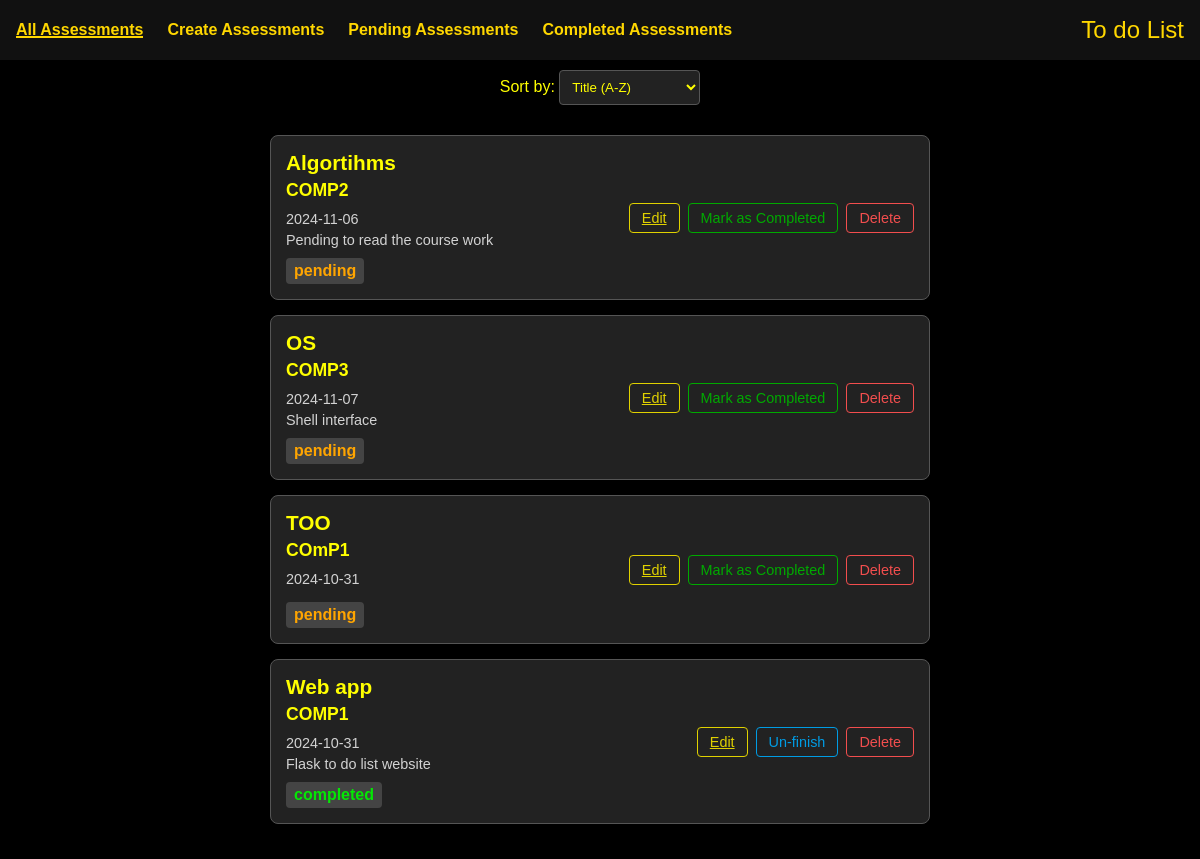
The app's page /, older data.
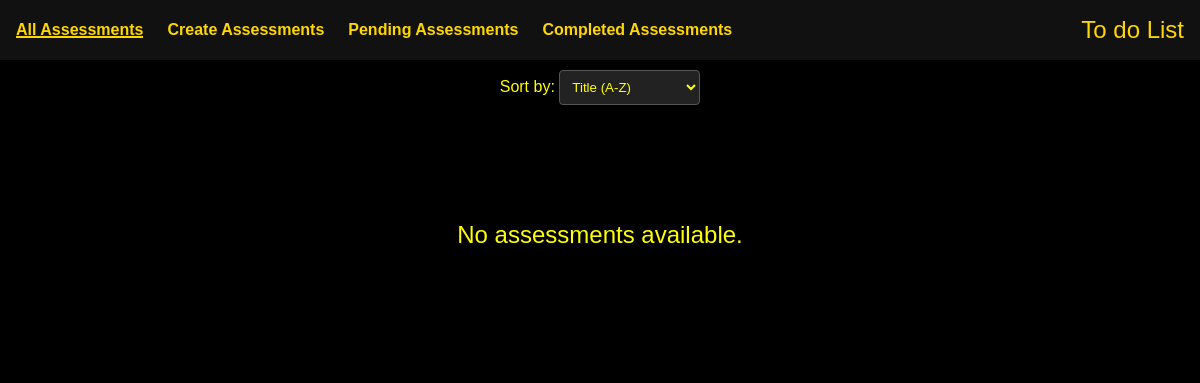
The same page, newer data.
### app/models.py (models this page shows, shortened)
class Assessment(db.Model):
    id = db.Column(db.Integer, primary_key=True)
    title = db.Column(db.String(100), nullable=False)
    module_code = db.Column(db.String(20), nullable=False)
    deadline = db.Column(db.DateTime, nullable=False)  # Ensure this is defined
    description = db.Column(db.Text, nullable=True)
    status = db.Column(db.String(10), nullable=False)

### app/routes.py (the view)
@main.route('/')
def home():
    sort_option = request.args.get('sort', 'title_asc')
    query = Assessment.query
    if sort_option == 'title_asc':
        assessments = query.order_by(Assessment.title.asc()).all()
    elif sort_option == 'module_asc':
        assessments = query.order_by(Assessment.module_code.asc()).all()
    elif sort_option == 'deadline':
        assessments = query.order_by(Assessment.deadline.asc()).all()
    elif sort_option == 'pending':
        assessments = query.filter_by(status='pending').all()
    elif sort_option == 'completed':
        assessments = query.filter_by(status='completed').all()
    else:
        assessments = query.all()  # Fallback to default ordering if needed
    return render_template('base.html', assessments=assessments)

### app/templates/base.html (shortened to what this page needs)
<!DOCTYPE html>
<html lang="en">
<head>
    <link rel="stylesheet" href="{{ url_for('static', filename='css/styles.css') }}">
    <link rel="stylesheet" href="{{ url_for('static', filename='css/navbar.css') }}">
    <link rel="stylesheet" href="{{ url_for('static', filename='css/sort.css') }}">
    <link rel="stylesheet" href="{{ url_for('static', filename='css/box.css') }}">
</head>
<body>
    <nav class="navbar">
        <ul class="navbar-links">
            <li><a href="{{ url_for('main.home') }}" class="{% if request.path == url_for('main.home') %}active{% endif %}">All Assessments</a></li>
            <li><a href="{{ url_for('main.create') }}" class="{% if request.path == url_for('main.create') %}active{% endif %}">Create Assessments</a></li>
            <li><a href="{{ url_for('main.pending') }}" class="{% if request.path == url_for('main.pending') %}active{% endif %}">Pending Assessments</a></li>
            <li><a href="{{ url_for('main.completed') }}" class="{% if request.path == url_for('main.completed') %}active{% endif %}">Completed Assessments</a></li>
        </ul>
        <div class="navbar-brand">To do List</div>
    </nav>
    {% block content %}
    <div class="sort-container">
        <label for="sort-options">Sort by:</label>
        <form method="GET" action="{{ url_for('main.home') }}" class="sort-form">
            <select name="sort" id="sort-options" onchange="this.form.submit()">
                <option value="title_asc" {% if request.args.get('sort') == 'title_asc' %}selected{% endif %}>Title (A-Z)</option>
            </select>
        </form>
    </div>
    <div class="assessment-container">
        {% for assessment in assessments %}
            <div class="assessment-box">
                <div class="task-content">
                    <span class="title">{{ assessment.title }}</span>
                    <span class="module-code">{{ assessment.module_code }}</span>
                    <span class="deadline">{{ assessment.deadline.strftime('%Y-%m-%d') }}</span>
                    <span class="description">{{ assessment.description }}</span>
                    <span class="status {% if assessment.status == 'pending' %}pending{% else %}completed{% endif %}">
                        {{ assessment.status }}
                    </span>
                </div>
                <div class="task-actions">
                    <a href="{{ url_for('main.edit_assessment', assessment_id=assessment.id) }}" class="btn edit-task">Edit</a>
                    {% if assessment.status == 'pending' %}
                    <form method="POST" action="{{ url_for('main.update_status', assessment_id=assessment.id) }}">
                        <button type="submit" class="status-btn">Mark as Completed</button>
                    </form>
                    {% endif %}
                    {% if assessment.status == 'completed' %}
                    <form method="POST" action="{{ url_for('main.unfinish_status', assessment_id=assessment.id) }}">
                        <button type="submit" class="unfinish-btn">Un-finish</button>
                    </form>
                    {% endif %}
                    <form action="{{ url_for('main.delete_task', id=assessment.id) }}" method="POST" style="display: inline;">
                        <button type="submit" class="btn delete-task">Delete</button>
                    </form>
                </div>
            </div>
        {% else %}
            <p class="no-assessments">No assessments available.</p>
        {% endfor %}
    </div>
    {% endblock %}
</body>
</html>

### app/static/css/navbar.css (style rules this page uses)
* { margin: 0; padding: 0; box-sizing: border-box; }
body { background-color: #000; color: #ffd700; font-family: Arial, sans-serif; }
.navbar { display: flex; justify-content: space-between; align-items: center; padding: 1rem; background-color: #111; }
.navbar-brand { font-size: 1.5rem; color: #ffd700; }
.navbar-links { list-style-type: none; display: flex; gap: 1.5rem; }
.navbar-links a { color: #ffd700; text-decoration: none; font-weight: bold; }
.navbar-links a::after { content: ''; position: absolute; left: 0; right: 0; bottom: 0; height: 2px; background: #ffd700; transform: scaleX(0); transition: transform 0.3s ease; }
.navbar-links a.active::after { transform: scaleX(1); }
nav a { position: relative; text-decoration: none; color: #ffd700; }
nav a::after { content: ''; position: absolute; left: 0; right: 0; bottom: 0; height: 2px; background: #ffd700; transform: scaleX(0); transition: transform 0.3s ease; }

### app/static/css/sort.css (style rules this page uses)
.sort-container { max-width: fit-content; margin-left: auto; margin-right: auto; padding: 10px; text-align: right; color: #ff0; }
.sort-form { display: inline-block; }
#sort-options { background-color: #222; color: #ff0; border: 1px solid #555; padding: 0.5rem; border-radius: 4px; cursor: pointer; }

### app/static/css/box.css (style rules this page uses)
.assessment-container { max-width: 700px; margin: 0 auto; padding: 20px; background-color: #000; color: #ff0; }
.no-assessments { display: flex; justify-content: center; align-items: center; height: 200px; font-size: 1.5em; color: yellow; text-align: center; }

Row changes from the older to the newer data that the page shows:
removed Assessment: title "Algortihms", module_code "COMP2", deadline "2024-11-06", description "Pending to read the course work", status "pending"
removed Assessment: title "OS", module_code "COMP3", deadline "2024-11-07", description "Shell interface", status "pending"
removed Assessment: title "TOO", module_code "COmP1", deadline "2024-10-31", status "pending"
removed Assessment: title "Web app", module_code "COMP1", deadline "2024-10-31", description "Flask to do list website", status "completed"
Text that changed along with them:
text now shown: "No assessments available."
